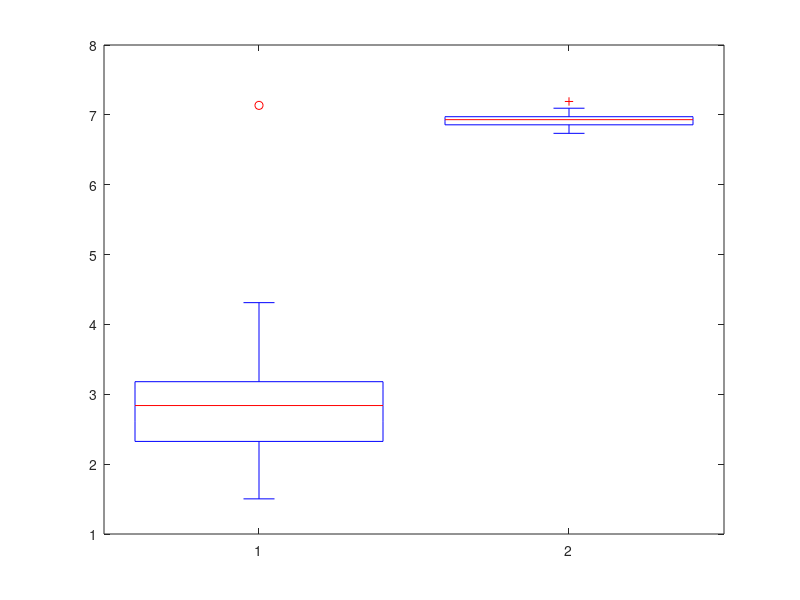

Write the MATLAB code that produced this figure. (Note: this script raises an error after producing the figure.)
clc
clear all
close all

load quality_acceptable % Load NIQE scores of test well logs from 'acceptable' category
Qual(:,1)=Q;
load quality_unacceptable
Qual(:,2)=Q;
N=['Acceptable', 'Unacceptable']; % Load NIQE scores of test well logs from 'unacceptable' category

%% Generate boxplot
h = boxplot(Qual);
set(h,{'linew'},{2.5})
xticklabels({'Acceptable', 'Unacceptable'})
xlabel('Category', 'FontSize', 20)
ylabel('NIQE Scores', 'FontSize', 20)